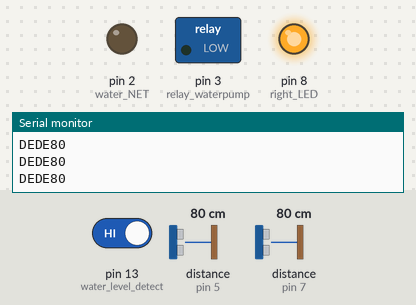
A sketch run on a simulated Arduino Uno, built with avr-gcc and run on an emulated ATmega328P. Parts: switched loads named in the sketch (green lamp = pin HIGH), output pins drawn as LEDs (lit = HIGH), the last lines printed to the serial monitor. Wiring (inferred from the names in the program): 2 × ultrasonic range finder: trigger pin 4, echo pin 5 / trigger pin 6, echo pin 7. Inputs (shaded band) come from the test bench; at power-on: pin 13 (water_level_detect) HIGH, distance to the obstacle (sensors on pin 5, pin 7) 80 cm. The echo pulse lasts 58.3 µs per cm; pins used as bus, display or sensor lines are not drawn.

Above: at 1.2 s.
1.3 s: pin 13 (water_level_detect) driven LOW
At 2.1 s:
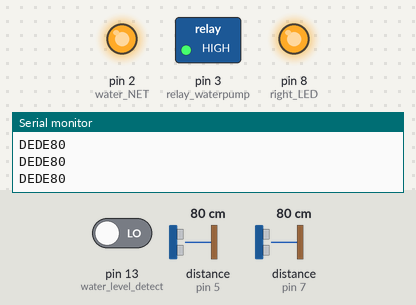
2.8 s: distance to the obstacle (sensor on pin 5) set to 2 cm
4.7 s: distance to the obstacle (sensor on pin 7) set to 299 cm
6.6 s: distance to the obstacle (sensor on pin 5) set to 248 cm
8.5 s: distance to the obstacle (sensor on pin 5) set to 256 cm
At 9.0 s:
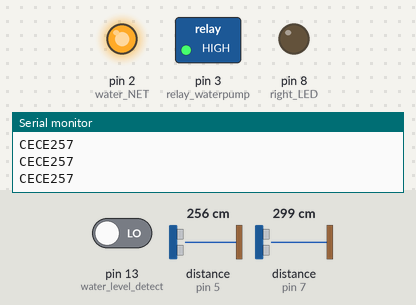
10.0 s: pin 13 (water_level_detect) driven HIGH
At 10.6 s:
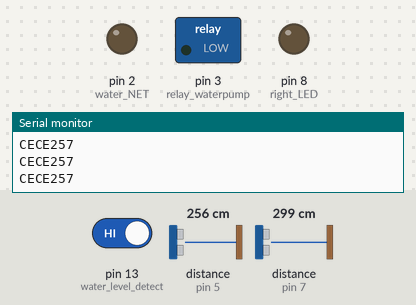
Timing chart, 0 to 12.5 s (numbered marks = the images above; inputs shaded):
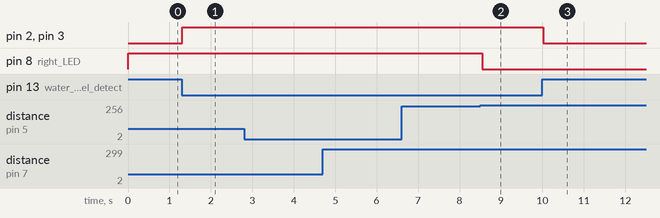

The sketch:

UNO_part_water_and_right_distance.ino
```cpp
int real_water_level;
int water_level_detect = 13;
int water_NET = 2;
int relay_waterpump = 3;

const byte  trigPinR = 6;
const byte  echoPinR = 7;
unsigned long distance_right_front;

const byte  trigPinL = 4;
const byte  echoPinL = 5;
unsigned long distance_right_back;
int right_LED = 8;

void setup() {
  Serial.begin(9600);
  pinMode(water_level_detect, INPUT);
  pinMode(water_NET, OUTPUT);
  pinMode(relay_waterpump, OUTPUT);

  pinMode(trigPinR, OUTPUT);
  pinMode(echoPinR , INPUT);
  pinMode(trigPinL, OUTPUT);
  pinMode(echoPinL , INPUT);

  pinMode(right_LED, OUTPUT);
}

void loop() {
  distance_right_front  = pingR();
  distance_right_back  = pingL();

  real_water_level = digitalRead(water_level_detect);
  Serial.println(distance_right_back);

  if (real_water_level == LOW) //觸發水位感測
  {
    digitalWrite(water_NET, HIGH);
    digitalWrite(relay_waterpump, HIGH);
  }
  if (real_water_level == HIGH) //取消觸發水位感測
  {
    digitalWrite(water_NET, LOW);
    digitalWrite(relay_waterpump, LOW);
  }

  if (distance_right_front > 250 && distance_right_front < 440 ) //距離感測，距離偏近(右前)  腳位6、7
  {
    Serial.write('C');
    Serial.write('E');
  }
  if (distance_right_front > 2 && distance_right_front < 250) //距離感測，距離很近(右前)  腳位6、7
  {
    Serial.write('D');
    Serial.write('E');
    digitalWrite(right_LED, HIGH);
  }
  if (distance_right_back > 250 && distance_right_back < 440 ) //距離感測，距離偏近(右後)  腳位3、4
  {
    Serial.write('C');
    Serial.write('E');
  }
  if (distance_right_back > 2 && distance_right_back < 250) //距離感測，距離很近(右後)  腳位3、4
  {
    Serial.write('D');
    Serial.write('E');
    digitalWrite(right_LED, HIGH);
  }
  if (distance_right_front > 250 && distance_right_front < 440 && distance_right_back > 250 && distance_right_back < 440)
  {
    digitalWrite(right_LED, LOW);
  }
  if (distance_right_front > 440 && distance_right_back > 440)
  {
    Serial.write('Y');
    digitalWrite(right_LED, LOW);
  }

}

int pingR() {
  digitalWrite(trigPinR, HIGH); //觸發腳位設定為高電位
  delayMicroseconds(10);   //持續5微秒
  digitalWrite(trigPinR, LOW);
  return  ( pulseIn(echoPinR, HIGH) / 58); // 換算成 cm 並傳回
}
int pingL() {
  digitalWrite(trigPinL, HIGH); //觸發腳位設定為高電位
  delayMicroseconds(10);   //持續5微秒
  digitalWrite(trigPinL, LOW);
  return  ( pulseIn(echoPinL, HIGH) / 58); // 換算成 cm 並傳回
}
```

Measured:
- the behaviour switches between 250 and 251 cm on distance to the obstacle (sensor on pin 5) (found by bisection; images 1 and 2)
- after the input at 1.3 s, pin 2 (water_NET), pin 3 (relay_waterpump): LOW → HIGH at once
- after the input at 8.5 s, pin 8 (right_LED): HIGH → LOW after 0.05 s
- after the input at 10.0 s, pin 2 (water_NET), pin 3 (relay_waterpump): HIGH → LOW at once
